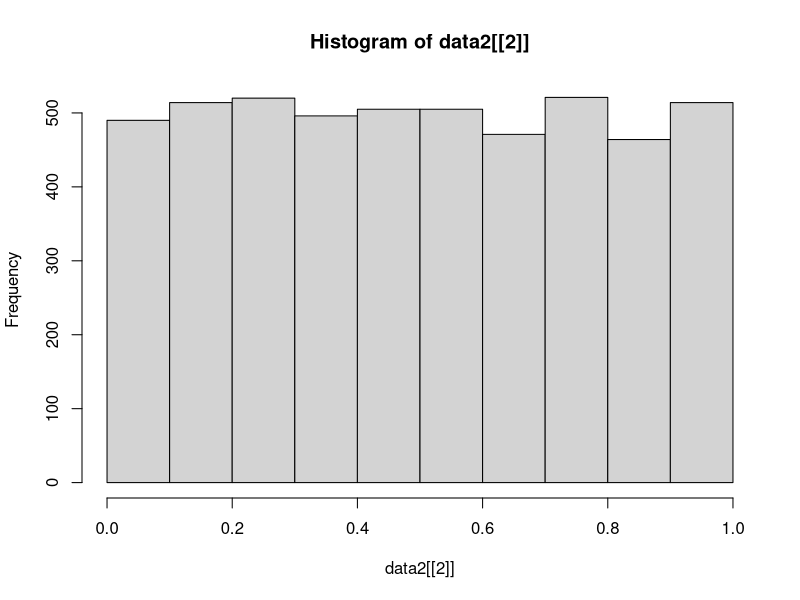

Source code (R):
#Jason Colgrove
#Stat 223
#Homework #4

set.seed(2020)

anova_sim <- function(x, nreps = 5000){
  #Monte Carlo simulation
  p_values <- numeric()
  for (j in 1:nreps) {
    all_data <- data.frame()
    for (i in 1:length(x)){
      this_data <- cbind(x[[i]](), i)
      all_data <- rbind(all_data, this_data)
    }
    colnames(all_data) <- c("response", "treatment")
    anova_mod <- anova(aov(response ~ as.factor(treatment), data = all_data))
    p_values[j] <- anova_mod$"Pr(>F)"[1]
  }
  
  #Find the mean proportion and the confidence interval
  check_p_values <- (p_values < 0.05)
  
  p_hat <- mean(check_p_values)
  n <- length(p_values)
  alpha <- 0.05
  lower_ci <- p_hat + -1 * qnorm(1 - alpha/2) * sqrt(p_hat * (1 - p_hat) / n)
  upper_ci <- p_hat + 1 * qnorm(1 - alpha/2) * sqrt(p_hat * (1 - p_hat) / n)
  mean_and_ci <- c(lower_ci, p_hat, upper_ci)
  
  return_list <- list(mean_and_ci, p_values)
  
  return(return_list)
}

#Part A
data1 <- anova_sim(list(function() rnorm(10), function() rnorm(15), function() runif(20,-sqrt(3),sqrt(3))))
data1


#Part B
set.seed(2020)
data2 <- anova_sim(list(function() rnorm(10), function() rnorm(10), function() rnorm(10)))
data2
hist(data2[[2]])


#Part C
#Sample size
n <- 2

shape1 <- 0.05
shape2 <- 0.2
mean <- shape1/(shape1+shape2)
sd <- sqrt((shape1*shape2)/((shape1+shape2)^2*(shape1+shape2+1)))
pop <- function() (rbeta(n, shape1 = shape1, shape2 = shape2) - mean) / sd

data3.1 <- anova_sim(list(function() rnorm(n), function() rnorm(n), 
         function() ((rbeta(n, shape1 = shape1, shape2 = shape2) - mean) / sd)))
data3.1

n <- 4
data3.2 <- anova_sim(list(function() rnorm(n), function() rnorm(n), 
                        function() ((rbeta(n, shape1 = shape1, shape2 = shape2) - mean) / sd)))
data3.2

n <- 10
data3.3 <- anova_sim(list(function() rnorm(n), function() rnorm(n), 
                        function() ((rbeta(n, shape1 = shape1, shape2 = shape2) - mean) / sd)))
data3.3